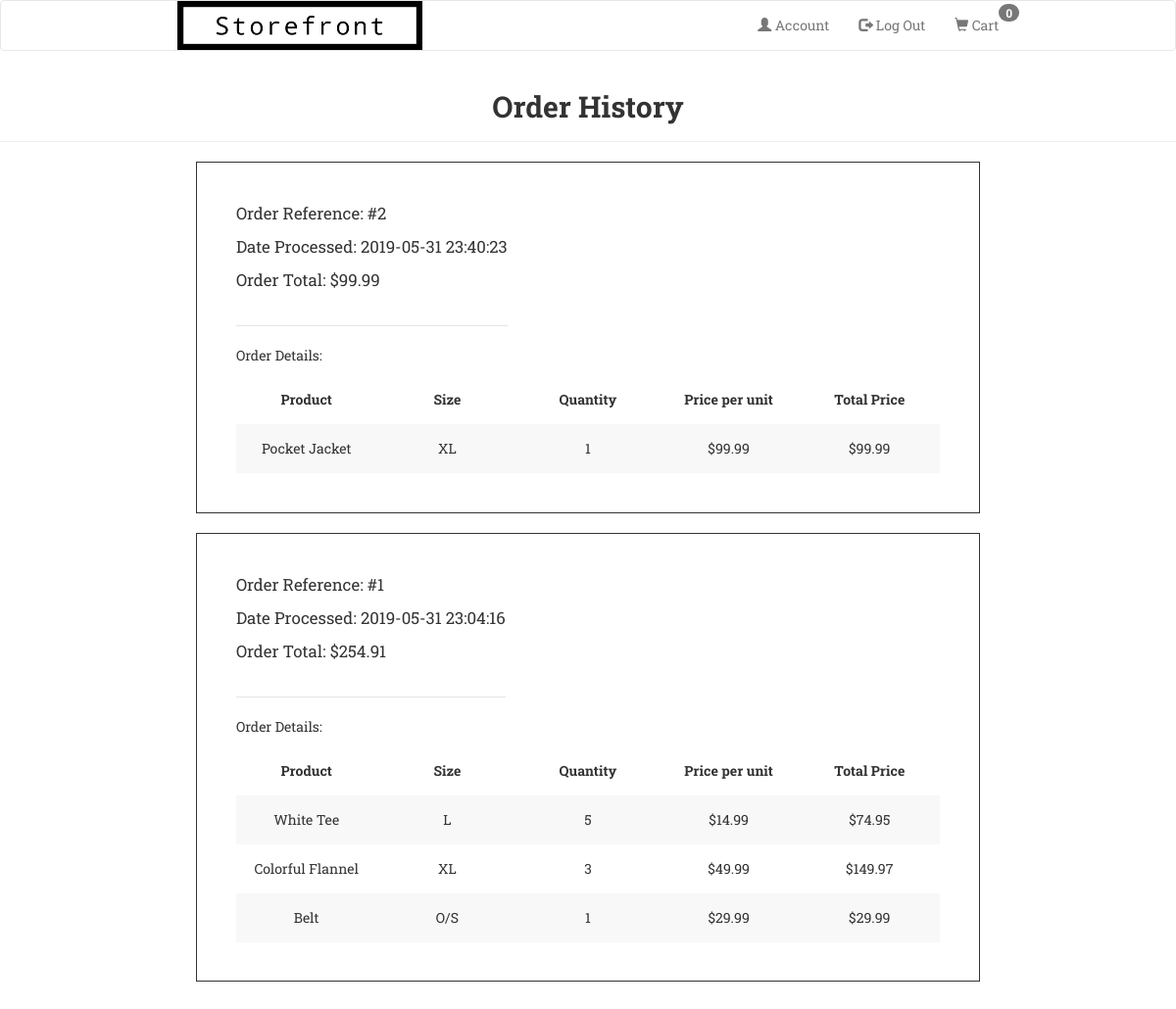
Page /Storefront/view_order.php (signed in) on the committed database.
### tables this page shows
CREATE TABLE `entity_product` (
  `product_id` int(10) NOT NULL AUTO_INCREMENT,
  `product_name` varchar(50) NOT NULL,
  `description` varchar(100) DEFAULT NULL,
  `type` int(10) NOT NULL,
  `product_color` varchar(50) NOT NULL,
  `product_price` decimal(50,2) NOT NULL,
  `image` varchar(100) NOT NULL,
  PRIMARY KEY (`product_id`),
  KEY `entity_product_ibfk_1` (`type`),
  CONSTRAINT `entity_product_ibfk_1` FOREIGN KEY (`type`) REFERENCES `enum_product_type` (`id`)
);

CREATE TABLE `entity_order` (
  `order_id` int(10) NOT NULL AUTO_INCREMENT,
  `created_at` TIMESTAMP NOT NULL DEFAULT CURRENT_TIMESTAMP,
  `order_total` decimal(50,2) NOT NULL,
  PRIMARY KEY (`order_id`)
);

CREATE TABLE `enum_size` (
  `size_id` int(10) NOT NULL AUTO_INCREMENT,
  `size` varchar(5) DEFAULT NULL,
  PRIMARY KEY (`size_id`)
);

CREATE TABLE `entity_order_item` (
  `order_item_id` int(10) NOT NULL AUTO_INCREMENT,
  `order_item_quantity` int(10) NOT NULL,
  `order_item_price` decimal(50,2) NOT NULL,
  PRIMARY KEY (`order_item_id`)
);

### Storefront/view_order.php (the view, shortened to what this page needs)
<?php
include ('./includes/header.php');
require ('./config.php');
echo '<div class="page-header"><h2><b>Order History</b></h2></div>';
$userID = $_SESSION['id'];
$qOrder = "SELECT `entity_order`.`order_id`, `entity_user`.`user_id`, `entity_order`.`created_at` FROM `storefront`.`xref_user_order` AS `xref_user_order`, `storefront`.`entity_user` AS `entity_user`, `storefront`.`entity_order` AS `entity_order` WHERE `xref_user_order`.`user_id` = `entity_user`.`user_id` AND `xref_user_order`.`order_id` = `entity_order`.`order_id` AND `entity_user`.`user_id` = $userID ORDER BY `entity_order`.`created_at` DESC";
$rOrder = mysqli_query($link, $qOrder);
$numOrder = mysqli_num_rows($rOrder);
if ($numOrder > 0) {
    $orders = array();
    while ($re = mysqli_fetch_array($rOrder, MYSQLI_BOTH)) {
        array_push($orders, $re['order_id']);
    }
    for ($i=0; $i<count($orders); $i++) {
        $q = "SELECT `entity_order`.`order_id`, `entity_user`.`user_id`, `entity_product`.`product_name`, `enum_size`.`size`, `entity_order_item`.`order_item_quantity`, `entity_order_item`.`order_item_price`, `entity_order`.`created_at`, `entity_order`.`order_total` FROM `storefront`.`entity_product` AS `entity_product`, `storefront`.`enum_product_type` AS `enum_product_type`, `storefront`.`entity_product_variant` AS `entity_product_variant`, `storefront`.`enum_size` AS `enum_size`, `storefront`.`xref_order_item_product_variant` AS `xref_order_item_product_variant`, `storefront`.`entity_order_item` AS `entity_order_item`, `storefront`.`xref_order_order_item` AS `xref_order_order_item`, `storefront`.`entity_order` AS `entity_order`, `storefront`.`xref_product_variant_product` AS `xref_product_variant_product`, `storefront`.`xref_user_order` AS `xref_user_order`, `storefront`.`entity_user` AS `entity_user` WHERE `entity_product`.`type` = `enum_product_type`.`id` AND `entity_product_variant`.`variant_size` = `enum_size`.`size_id` AND `xref_order_item_product_variant`.`order_item_id` = `entity_order_item`.`order_item_id` AND `xref_order_item_product_variant`.`product_variant_id` = `entity_product_variant`.`variant_id` AND `xref_order_order_item`.`order_id` = `entity_order`.`order_id` AND `xref_order_order_item`.`order_item_id` = `entity_order_item`.`order_item_id` AND `xref_product_variant_product`.`product_id` = `entity_product`.`product_id` AND `xref_product_variant_product`.`product_variant_id` = `entity_product_variant`.`variant_id` AND `xref_user_order`.`user_id` = `entity_user`.`user_id` AND `xref_user_order`.`order_id` = `entity_order`.`order_id` AND `entity_order`.`order_id` = $orders[$i] AND `entity_user`.`user_id` = $userID";
        $r = mysqli_query($link, $q);
        mysqli_data_seek($r, 0);
        $row = $r->fetch_assoc();
        echo '<div class="order">
              <fieldset style="margin-top:5%;">
              <div style="display:inline-block; margin-left:5%;">
                <legend style="font-size: 1.2em";>
                    <p>Order Reference: #' . $row["order_id"] . '</p>
                    <p style="vertical-align:middle;">Date Processed: ' . $row["created_at"] . '</p>
                    <p style="vertical-align:middle;">Order Total: $' . number_format($row['order_total'], 2) . '</p><br>
                </legend>
                <p>Order Details:</p>
              </div>';
        echo '<table class="tcenter" style="width:90%; margin-bottom:5%;">
                <th>Product</th>
                <th>Size</th>
                <th>Quantity</th>
                <th>Price per unit</th>
                <th>Total Price</th>';
        mysqli_data_seek($r ,0);
        while ($re = mysqli_fetch_array($r, MYSQLI_BOTH)) {
            echo '<tr><td>' . $re['product_name'] . '</td>
                  <td>' . $re['size'] . '</td>
                  <td>' . $re['order_item_quantity'] . '</td>
                  <td>$' . number_format($re['order_item_price'], 2) . '</td>
                  <td>$' . number_format($re['order_item_quantity'] * $re['order_item_price'], 2) . '</td></tr>';
        }
        echo'</table></fieldset></div><br>';
    }
} else {
    echo '<p class="text-center">No order history</p>';
}

### Storefront/stylesheet.css (style rules this page uses)
body { font-family: 'Roboto Slab', serif; padding-bottom: 5%; }
* { box-sizing: border-box; }
table { table-layout: fixed; border-collapse: collapse; width: 50%; }
th, td { text-align: center; height: 50px; }
tr:nth-child(even) { background-color: #F8F8F8; }
table.tcenter { margin-left: auto; margin-right: auto; }
.page-header { text-align: center; }
.order { border-style: solid; border-width: thin; max-width: 800px; margin: 0 auto; }

### rows in the picture
entity_product: entity_order.order_id "2", entity_order.created_at "2019-05-31 23:40:23", entity_order.order_total "99.99", product_name "Pocket Jacket", enum_size.size "XL", entity_order_item.order_item_quantity "1", entity_order_item.order_item_price "99.99"
entity_product: entity_order.order_id "1", entity_order.created_at "2019-05-31 23:04:16", entity_order.order_total "254.91", product_name "White Tee", enum_size.size "L", entity_order_item.order_item_quantity "5", entity_order_item.order_item_price "14.99", entity_order_item.order_item_quantity+order_item_price "74.95"
entity_product: product_name "Colorful Flannel", enum_size.size "XL", entity_order_item.order_item_quantity "3", entity_order_item.order_item_price "49.99", entity_order_item.order_item_quantity+order_item_price "149.97"
entity_product: product_name "Belt", enum_size.size "O/S", entity_order_item.order_item_quantity "1", entity_order_item.order_item_price "29.99"
